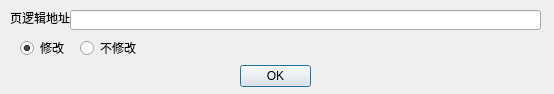
<?xml version="1.0" encoding="UTF-8"?>
<ui version="4.0">
 <class>DiaWrite</class>
 <widget class="QDialog" name="DiaWrite">
  <property name="geometry">
   <rect>
    <x>0</x>
    <y>0</y>
    <width>554</width>
    <height>94</height>
   </rect>
  </property>
  <property name="windowTitle">
   <string>调用</string>
  </property>
  <widget class="QDialogButtonBox" name="buttonBox">
   <property name="geometry">
    <rect>
     <x>240</x>
     <y>60</y>
     <width>71</width>
     <height>32</height>
    </rect>
   </property>
   <property name="orientation">
    <enum>Qt::Horizontal</enum>
   </property>
   <property name="standardButtons">
    <set>QDialogButtonBox::Ok</set>
   </property>
  </widget>
  <widget class="QLabel" name="lblAddr">
   <property name="geometry">
    <rect>
     <x>10</x>
     <y>10</y>
     <width>61</width>
     <height>16</height>
    </rect>
   </property>
   <property name="text">
    <string>页逻辑地址</string>
   </property>
  </widget>
  <widget class="QRadioButton" name="radioWrite">
   <property name="geometry">
    <rect>
     <x>20</x>
     <y>40</y>
     <width>51</width>
     <height>16</height>
    </rect>
   </property>
   <property name="text">
    <string>修改</string>
   </property>
   <property name="checked">
    <bool>true</bool>
   </property>
  </widget>
  <widget class="QLineEdit" name="lineAddr">
   <property name="geometry">
    <rect>
     <x>70</x>
     <y>10</y>
     <width>471</width>
     <height>20</height>
    </rect>
   </property>
  </widget>
  <widget class="QRadioButton" name="radioNotWrite">
   <property name="geometry">
    <rect>
     <x>80</x>
     <y>40</y>
     <width>61</width>
     <height>16</height>
    </rect>
   </property>
   <property name="text">
    <string>不修改</string>
   </property>
  </widget>
 </widget>
 <resources/>
 <connections>
  <connection>
   <sender>buttonBox</sender>
   <signal>accepted()</signal>
   <receiver>DiaWrite</receiver>
   <slot>accept()</slot>
   <hints>
    <hint type="sourcelabel">
     <x>248</x>
     <y>254</y>
    </hint>
    <hint type="destinationlabel">
     <x>157</x>
     <y>274</y>
    </hint>
   </hints>
  </connection>
  <connection>
   <sender>buttonBox</sender>
   <signal>rejected()</signal>
   <receiver>DiaWrite</receiver>
   <slot>reject()</slot>
   <hints>
    <hint type="sourcelabel">
     <x>316</x>
     <y>260</y>
    </hint>
    <hint type="destinationlabel">
     <x>286</x>
     <y>274</y>
    </hint>
   </hints>
  </connection>
 </connections>
</ui>
